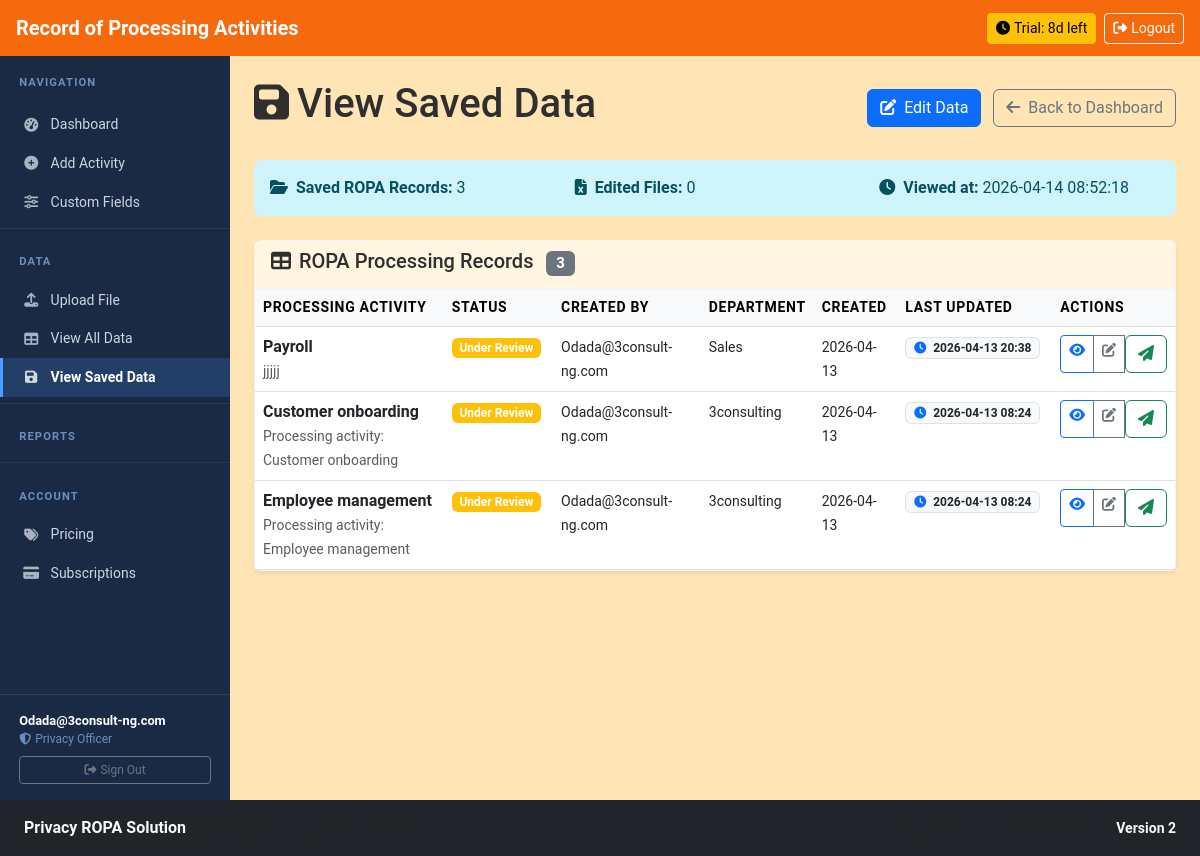
The page /view-saved-ropa (signed in) on the database as committed earlier.
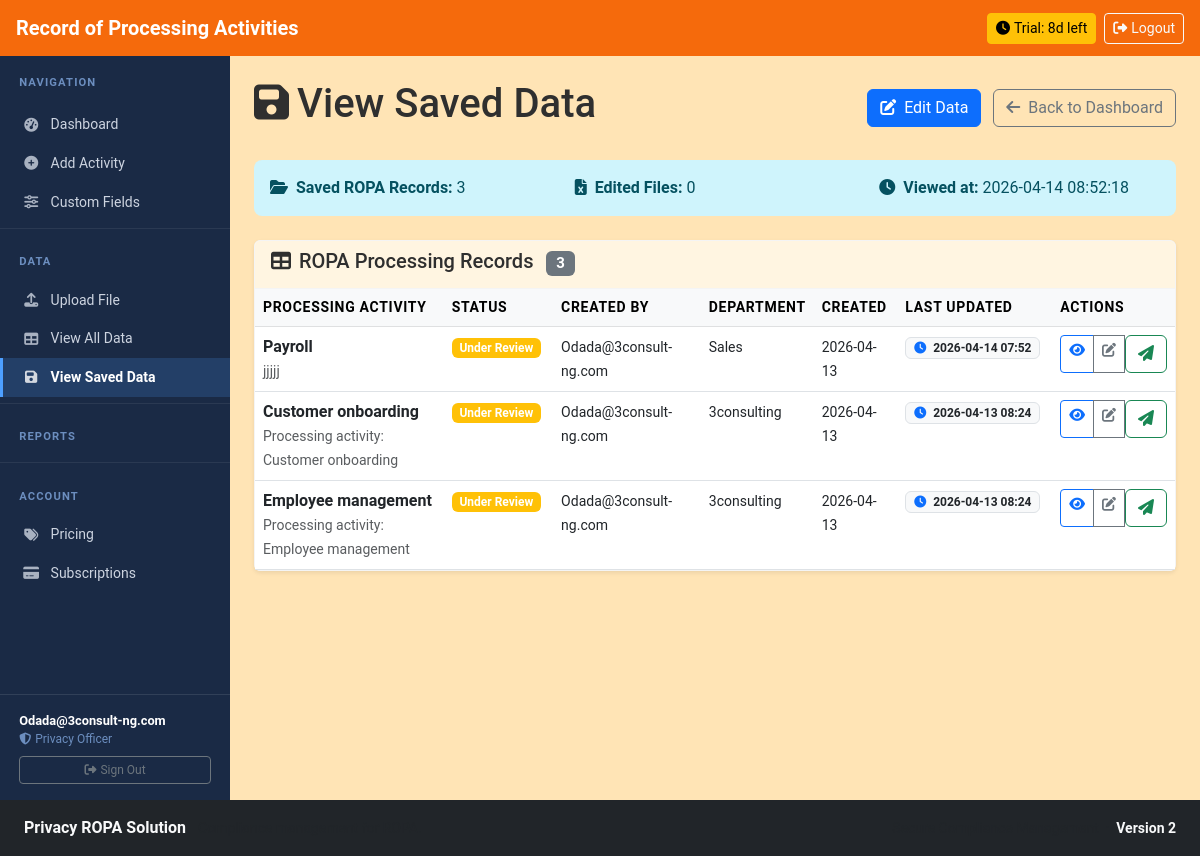
The same page on the database as committed later.
### models.py (models this page shows)
class ROPARecord(db.Model):
    __tablename__ = 'ropa_records'
    __table_args__ = {'extend_existing': True}
    id = db.Column(Integer, primary_key=True)
    processing_activity_name = db.Column(String(200), nullable=False)
    category = db.Column(String(100))
    description = db.Column(Text)
    department_function = db.Column(String(100))
    controller_name = db.Column(String(200))
    controller_contact = db.Column(String(200))
    controller_address = db.Column(Text)
    dpo_name = db.Column(String(200))
    dpo_contact = db.Column(String(200))
    dpo_address = db.Column(Text)
    processor_name = db.Column(String(200))
    processor_contact = db.Column(String(200))
    processor_address = db.Column(Text)
    representative_name = db.Column(String(200))
    representative_contact = db.Column(String(200))
    representative_address = db.Column(Text)
    processing_purpose = db.Column(Text)
    legal_basis = db.Column(String(200))
    legitimate_interests = db.Column(Text)
    data_categories = db.Column(Text)
    special_categories = db.Column(Text)
    data_subjects = db.Column(Text)
    recipients = db.Column(Text)
    third_country_transfers = db.Column(Text)
    safeguards = db.Column(Text)
    retention_period = db.Column(String(100))
    deletion_procedures = db.Column(Text)
    security_measures = db.Column(Text)
    breach_likelihood = db.Column(String(50))
    breach_impact = db.Column(String(50))
    risk_level = db.Column(String(50))
    dpia_required = db.Column(Boolean, default=False)
    dpia_outcome = db.Column(Text)
    entity_type = db.Column(String(50), default='Controller')
    status = db.Column(String(50), default='Draft')
    created_by = db.Column(Integer, db.ForeignKey('users.id'), nullable=False)
    created_at = db.Column(DateTime, default=datetime.utcnow)
    updated_at = db.Column(DateTime, default=datetime.utcnow, onupdate=datetime.utcnow)
    reviewed_by = db.Column(Integer, db.ForeignKey('users.id'))
    reviewed_at = db.Column(DateTime)
    review_comments = db.Column(Text)

class User(UserMixin, db.Model):
    __tablename__ = 'users'
    id = db.Column(Integer, primary_key=True)
    email = db.Column(String(120), unique=True, nullable=False)
    password_hash = db.Column(String(256), nullable=False)
    role = db.Column(String(50), nullable=False, default='Privacy Champion')
    department = db.Column(String(100))
    created_at = db.Column(DateTime, default=datetime.utcnow)
    last_login = db.Column(DateTime)
    reset_token = db.Column(String(256), nullable=True)
    reset_token_expires = db.Column(DateTime, nullable=True)
    subscription_tier = db.Column(String(50), nullable=False, default='trial')
    trial_start_date = db.Column(DateTime, default=datetime.utcnow)
    subscription_start_date = db.Column(DateTime, nullable=True)
    subscription_end_date = db.Column(DateTime, nullable=True)
    upgrade_email_sent = db.Column(Boolean, default=False)
    ropa_records = db.relationship('ROPARecord', foreign_keys='ROPARecord.created_by', backref='creator', lazy=True)

### app.py (the view)
@app.route('/view-saved-ropa')
@login_required
def view_saved_ropa():
    if current_user.role != 'Privacy Officer':
        abort(403)
    try:
        saved_records = models.ROPARecord.query.join(
            models.User, models.ROPARecord.created_by == models.User.id
        ).filter(
            models.User.department == current_user.department
        ).order_by(models.ROPARecord.updated_at.desc()).all()
        edited_files = models.ExcelFileData.query.filter(
            models.ExcelFileData.last_edited_at.isnot(None)
        ).order_by(models.ExcelFileData.last_edited_at.desc()).all()
        log_audit_event('View Saved ROPA', current_user.email, 'Viewed saved ROPA records')
        return render_template('view_saved_ropa.html',
                               saved_records=saved_records,
                               edited_files=edited_files,
                               total_saved=len(saved_records),
                               current_time=datetime.now().strftime('%Y-%m-%d %H:%M:%S'))
    except Exception as e:
        flash(f'Error loading saved ROPA records: {str(e)}', 'error')
        return redirect(url_for('privacy_officer_dashboard'))

### app.py (called while the page is built, shortened)
@login_manager.user_loader
def load_user(user_id):
    return models.User.query.get(int(user_id))

def is_superadmin_user(user):
    if SUPERADMIN_EMAIL and user.email == SUPERADMIN_EMAIL:
        return True
    return user.id == 1

@app.context_processor
def inject_subscription():
    if current_user.is_authenticated:
        tier = get_user_effective_tier(current_user)
        config = get_tier_config(tier)
        trial_days = get_trial_days_remaining(current_user)
        unread_notifications = 0
        return dict(
            sub_tier=tier,
            sub_config=config,
            sub_trial_days=trial_days,
            unread_notifications=unread_notifications,
            now_date=datetime.utcnow(),
            is_superadmin=is_superadmin_user(current_user),
        )
    return dict(sub_tier=None, sub_config={}, sub_trial_days=None, unread_notifications=0, now_date=datetime.utcnow(), is_superadmin=False)

### audit_logger.py (called while the page is built)
def get_session_hash():
    if not request or not hasattr(request, 'cookies'):
        return 'System'
    session_data = request.cookies.get('session', '')
    if session_data:
        return hashlib.sha256(session_data.encode()).hexdigest()[:16]
    return 'No-Session'

### templates/view_saved_ropa.html (shortened to what the changed rows need)
{% extends "base.html" %}
{% block content %}
<div class="d-flex justify-content-between align-items-center mb-4">
    <h1><i class="fas fa-save me-2"></i>View Saved Data</h1>
</div>
{% if saved_records %}
<div class="card">
    <div class="card-body p-0">
        <table class="table table-hover mb-0">
            <thead class="table-light">
                <tr>
                    <th>Processing Activity</th>
                    <th>Status</th>
                    <th>Created By</th>
                    <th>Department</th>
                    <th>Created</th>
                    <th>Last Updated</th>
                    <th>Actions</th>
                </tr>
            </thead>
            <tbody>
                {% for record in saved_records %}
                <tr>
                    <td>
                        <strong>{{ record.processing_activity_name }}</strong>
                        {% if record.description %}
                        <br><small class="text-muted">{{ record.description[:60] }}{% if record.description|length > 60 %}...{% endif %}</small>
                        {% endif %}
                    </td>
                    <td>
                        {% set sc = 'secondary' %}
                        {% if record.status == 'Under Review' %}{% set sc = 'warning' %}
                        {% elif record.status == 'Approved' %}{% set sc = 'success' %}
                        {% elif record.status == 'Draft' %}{% set sc = 'info' %}
                        {% elif record.status == 'Rejected' %}{% set sc = 'danger' %}
                        {% endif %}
                        <span class="badge bg-{{ sc }}">{{ record.status or 'Unknown' }}</span>
                    </td>
                    <td><small>{{ record.creator.email if record.creator else 'System' }}</small></td>
                    <td><small>{{ record.department_function or 'N/A' }}</small></td>
                    <td>
                        <small>{{ record.created_at.strftime('%Y-%m-%d') if record.created_at else 'N/A' }}</small>
                    </td>
                    <td>
                        <span class="badge bg-light text-dark border">
                            <i class="fas fa-clock me-1 text-primary"></i>
                            {{ record.updated_at.strftime('%Y-%m-%d %H:%M') if record.updated_at else 'N/A' }}
                        </span>
                    </td>
                    <td>
                        <div class="btn-group btn-group-sm">
                            <a href="{{ url_for('view_activity', record_id=record.id) }}" class="btn btn-outline-primary" title="View">
                                <i class="fas fa-eye"></i>
                            </a>
                            <a href="{{ url_for('edit_activity', record_id=record.id) }}" class="btn btn-outline-secondary" title="Edit">
                                <i class="fas fa-edit"></i>
                            </a>
                            <form method="POST" action="{{ url_for('update_status', record_id=record.id, status='Under Review') }}" style="display:inline;">
                                <button type="submit" class="btn btn-outline-success" title="Submit for Review" onclick="return confirm('Submit for review?')">
                                    <i class="fas fa-paper-plane"></i>
                                </button>
                            </form>
                        </div>
                    </td>
                </tr>
                {% endfor %}
            </tbody>
        </table>
    </div>
</div>
{% endif %}
{% endblock %}

Rows that differ between the two databases and show on the page:
changed ROPARecord "Payroll": updated_at "2026-04-13 20:38" → "2026-04-14 07:52"
